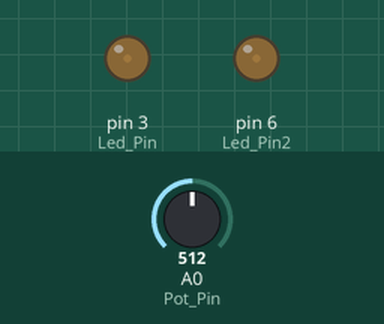
Simulated run of this sketch. Board: Arduino Uno, built with avr-gcc and run on an emulated ATmega328P. On the bench: output pins drawn as LEDs (lit = HIGH). Inputs (shaded band) come from the test bench; at power-on: A0 (Pot_Pin) = 512.

Above: at 7.2 s.
7.3 s: A0 (Pot_Pin) set to 716
At 8.1 s:
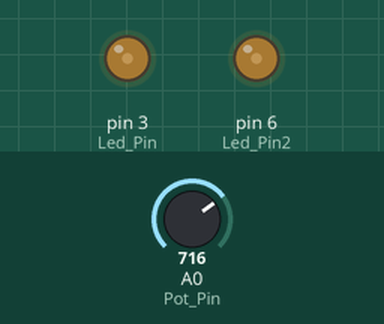
8.8 s: A0 (Pot_Pin) set to 306
At 9.3 s:
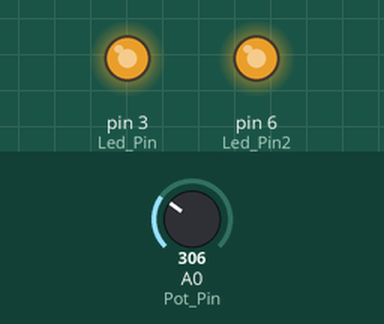
Timing chart, 0 to 11.8 s (numbered marks = the images above; inputs shaded):
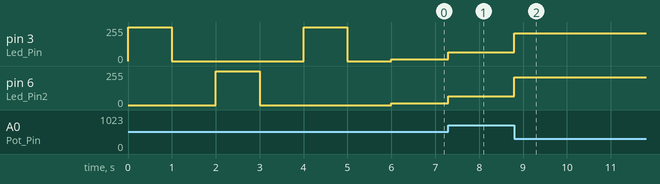

Measured:
- after the input at 7.3 s, pin 3 (Led_Pin), pin 6 (Led_Pin2): 14/255 → 67/255 at once
- after the input at 8.8 s, pin 3 (Led_Pin), pin 6 (Led_Pin2): 67/255 → 208/255 at once

The sketch:

utn_clase_arduino03_001.ino
```cpp
int Led_Pin = 3;
int Led_Pin2 = 6;
int Pot_Pin = A0;
int sensorValue = 0;
int outputValue = 0;
void setup()
{
pinMode(Led_Pin, OUTPUT);
pinMode(Led_Pin2, OUTPUT);
Test_Led();
}
void loop()
{
sensorValue = analogRead(Pot_Pin);
outputValue = map(sensorValue, 0, 1023, 0, 254);
outputValue = map(sensorValue, 0, 254, 0, 1023);
analogWrite(Led_Pin, outputValue);
analogWrite(Led_Pin2, outputValue);
}
void Test_Led()
{
digitalWrite(Led_Pin, HIGH);
delay(1000);
digitalWrite(Led_Pin, LOW);
delay(1000);
digitalWrite(Led_Pin2, HIGH);
delay(1000);
digitalWrite(Led_Pin2, LOW);
delay(1000);
digitalWrite(Led_Pin, HIGH);
delay(1000);
digitalWrite(Led_Pin, LOW);
delay(1000);
}
```
